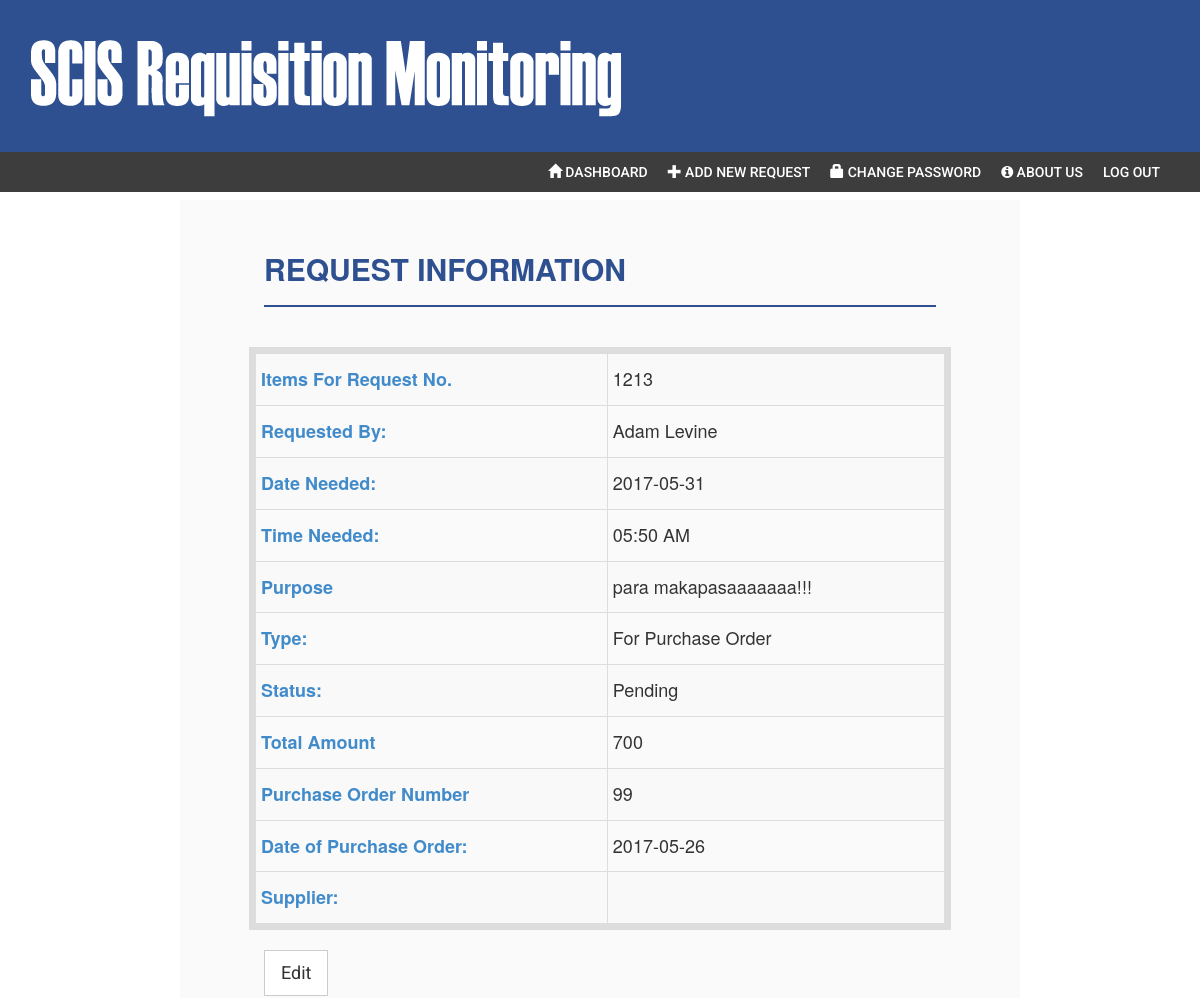
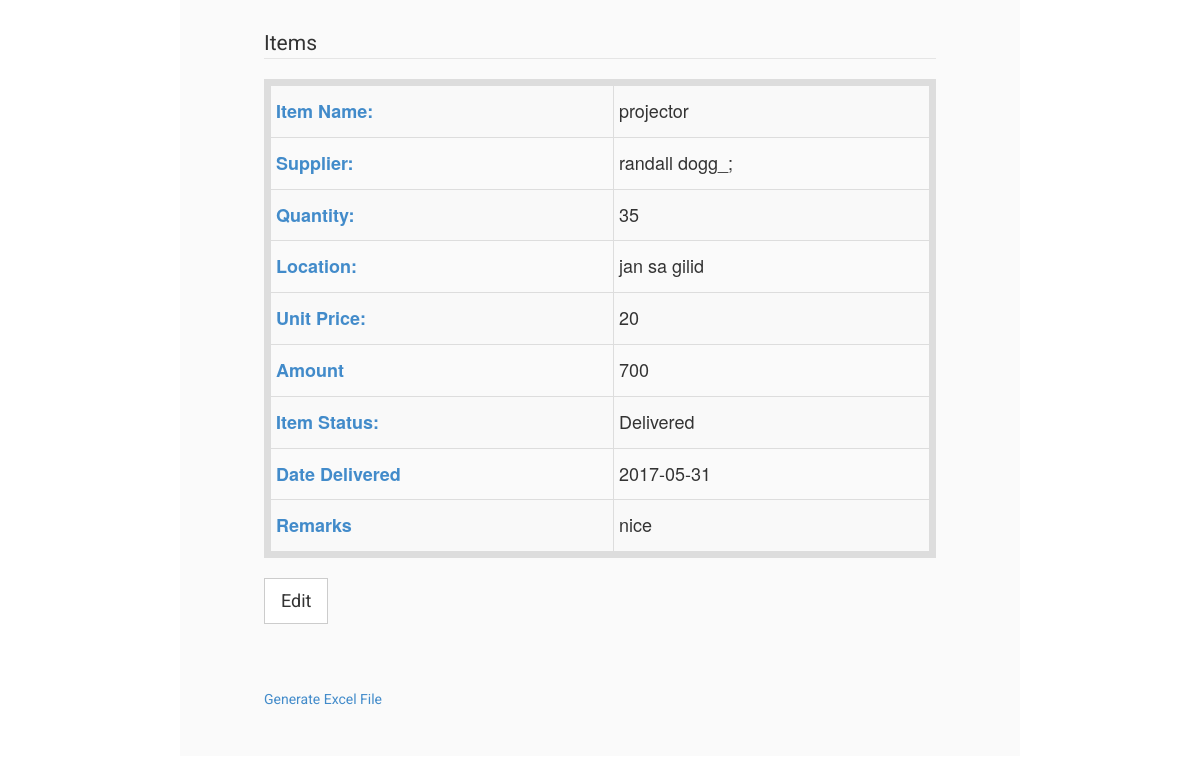
The page /dashboard/view_details.php?request_id=2 (signed in) on the database its author committed (2 pictures, top to bottom).
### tables this page shows
CREATE TABLE `request_slip` (
  `id` int(11) NOT NULL AUTO_INCREMENT,
  `rs_no` int(111) NOT NULL,
  `requested_by` varchar(255) NOT NULL COMMENT 'users.id',
  `date_needed` date DEFAULT NULL,
  `time_needed` varchar(10) DEFAULT '12:00 AM',
  `created_at` timestamp NOT NULL DEFAULT CURRENT_TIMESTAMP ON UPDATE CURRENT_TIMESTAMP,
  `updated_at` timestamp NULL DEFAULT NULL,
  `purpose` text NOT NULL COMMENT 'another word for reason',
  `status` varchar(255) NOT NULL COMMENT 'pending/cancelled/forPO/delivered/in-progrees/completed',
  `type` enum('ItemsNoPO','PO','Service') NOT NULL COMMENT 'The category',
  `ConcernedOffice` varchar(45) DEFAULT NULL,
  PRIMARY KEY (`id`)
);

CREATE TABLE `purchase_order` (
  `id` int(11) NOT NULL AUTO_INCREMENT,
  `po_no` varchar(11) DEFAULT NULL,
  `date_of_po` date DEFAULT NULL,
  `supplier` varchar(45) DEFAULT NULL,
  `totalamt` double DEFAULT NULL,
  `request_id` int(11) NOT NULL,
  PRIMARY KEY (`id`),
  KEY `request_id` (`request_id`),
  CONSTRAINT `fk_reqid_reqslip` FOREIGN KEY (`request_id`) REFERENCES `request_slip` (`id`) ON DELETE CASCADE ON UPDATE CASCADE
);

CREATE TABLE `itemspo` (
  `iditemspo` int(11) NOT NULL AUTO_INCREMENT,
  `quantity` int(11) DEFAULT NULL,
  `description` varchar(255) NOT NULL,
  `remarks` varchar(255) DEFAULT NULL,
  `Location` varchar(255) DEFAULT NULL,
  `unitprice` double DEFAULT '0',
  `amount` double DEFAULT '0',
  `poid` int(11) NOT NULL,
  `itemspostatus` enum('Pending','Canceled','Delivered') NOT NULL DEFAULT 'Pending',
  `date_complete` date DEFAULT NULL,
  `supplier_po` varchar(45) DEFAULT NULL,
  PRIMARY KEY (`iditemspo`),
  KEY `POIDFK_idx` (`poid`),
  KEY `iditemspo` (`iditemspo`,`quantity`,`description`,`remarks`,`Location`,`unitprice`,`amount`,`poid`,`itemspostatus`),
  KEY `iditemspo_2` (`iditemspo`,`quantity`,`description`,`remarks`,`Location`,`unitprice`,`amount`,`poid`,`itemspostatus`),
  CONSTRAINT `PoFKID` FOREIGN KEY (`poid`) REFERENCES `purchase_order` (`id`) ON DELETE NO ACTION ON UPDATE NO ACTION
);

### dashboard/view_details.php (the view, shortened to what this page needs)
<?php
include '../authorization.php';
$request_id= $_GET['request_id'];
$requestSlip = "SELECT * from request_slip where id='$request_id'";
$requestSlipQry = mysqli_query($conn,$requestSlip) or die(mysqli_error($conn));
$reqSlipArr = mysqli_fetch_array($requestSlipQry);
if($reqSlipArr['type'] == 'PO'){
  $po = "SELECT * from purchase_order where request_id ='$request_id'";
  $poQry = mysqli_query($conn, $po) or die(mysqli_error($conn));
  $poArr = mysqli_fetch_array($poQry);
  $items = "SELECT * from itemspo where poid = '$poArr[id]'";
}
$itemsQry = mysqli_query($conn, $items) or die(mysqli_error($conn));
?>
<!DOCTYPE html>
<html>
<head>
    <link href="../bootstrap/css/bootstrap.css" rel="stylesheet">
     <link rel="stylesheet" href="../assets/css/style.css">
        <link rel="stylesheet" href="../assets/css/font-awesome.css">
</head>
<body onload = 'prepareAmount()'>
  <?php
                include "../header.php";
    ?>
<div>
<section class="menu-section">
        <div class="container">
            <div class="row">
                <div class="col-md-12">
                    <div class="navbar-collapse collapse ">
                        <ul id="menu-top" class="nav navbar-nav navbar-right">
                            <li><a href="dashboard.php"><i class="glyphicon glyphicon-home"></i> Dashboard</a></li>
                            <li><a href="addrequest.php"><i class="glyphicon glyphicon-plus"></i> Add New Request</a></li>
                            <li><a data-toggle="modal" data-target="#changepass"><i class="glyphicon glyphicon-lock"></i> Change password</a></li>
                            <li><a href=""><i class="fa fa-info-circle"></i> About Us</a></li>
                            <li><a href="../logout.php">Log out</a></li>
                        </ul>
                    </div>
                </div>
            </div>
        </div>
    </section>
    </div>
    <div class="wrapper">
        <div class="content">
            <div class="details">
                <div class="requester">
<form method='POST'>
<div class="row">
                    <div class="col-md-12">
                        <h4 class="page-head-line">Request Information</h4> </div>
                </div>
        <div class="row">
            <table style='border-width: 7px'; class='table table-striped table-bordered table-hover table-condensed table-responsive'>
            <tr>
                <th><h4><strong>Items For Request No.</strong></h4></th>
                <td><h4><?php echo $reqSlipArr['rs_no'] ?></h4></td>
            </tr>
            <tr>
                <th><h4><strong>Requested By:</strong></h4></th>
                <td><h4><?php echo $reqSlipArr['requested_by'] ?></h4></td>
            </tr>
            <tr>
                <th><h4><strong>Date Needed:</strong></h4></th>
                <td><h4 id ='dateNeeded'><?php echo $reqSlipArr['date_needed'] ?></h4></td>
            </tr>
            <tr>
                <th><h4><strong>Time Needed:</strong></h4></th>
                <td><h4 id ='timeNeeded'><?php echo $reqSlipArr['time_needed'] ?></h4></td>
            </tr>
            <tr>
                <th><h4 ><strong>Purpose</strong></h4></th>
                <td><span id="purpose"><h4><?php echo $reqSlipArr['purpose'] ?></h4></span></td>
            </tr>
            <tr>
                <th><h4><strong>Type:</strong></h4></th>
                <td><h4><strong><?php
                      if($reqSlipArr['type'] == 'PO'){
                        echo "<h4>For Purchase Order</h4>";
                      }
                                  ?>
                                  </strong></h4></td>
            </tr>
            <tr>
                <th><h4><strong>Status:</strong></h4></th>
                <td><span id ='slipStatus'><h4><?php echo $reqSlipArr['status'] ?></h4></td>
            </tr>
            <tr>
                <th><h4><strong>Total Amount</strong></h4></th>
                <td><span><h4><p id ="totalAmt"></p></h4></span></td>
            </tr>
  <?php
  if($reqSlipArr['type'] == 'ItemsNoPO' || $reqSlipArr['type'] == 'Service'){
            echo "<tr>";
            echo "<th><h4><strong>Care Of:</strong></h4></th>";
            echo "<td><span id='careOF'><h4>" . $reqSlipArr['ConcernedOffice'] . "</h4><span></td>";
            echo "</tr>";
            echo "</table>";
            echo "</div>";
  }
  else{
        echo "<tr>";
        echo "<th><h4><strong>Purchase Order Number</strong></h4></th>";
        echo "<td><span id='poNum'><h4>" .$poArr['po_no']. "</h4><span></td>";
        echo "</tr>";
        echo "<tr>";
        echo "<th><h4><strong>Date of Purchase Order:</strong></h4></th>";
        echo "<td><span id='poDate'><h4>" .$poArr['date_of_po']. "</h4><span></td>";
        echo "</tr>";
        echo "<tr>";
        echo "<th><h4><strong>Supplier:</strong></h4></th>";
        echo "<td><span id='poSupp'><h4>" .$poArr['supplier']. "</h4><span></td>";
        echo "</tr>";
        echo "</table>";
        echo "</div>";
  }
  $inc = 0;
  ?>
            </form>
                    <button onclick='editInfo()' class="btn btn-lg btn-lg btn-default" name = 'editInfo'>Edit</button>
                    <br><br>
  <?php
  if($reqSlipArr['type'] != 'Service'){
    echo "<fieldset>
                       <legend>Items</legend>
                   </fieldset>";
  }
  else{
    echo "<h2><fieldset>
                       <legend>Services</legend>
                   </fieldset> </h2>";
  }
  ?>
<?php
if($reqSlipArr['type'] == 'PO'){
  while($itemsArr = mysqli_fetch_array($itemsQry)){
    echo "<div>";
    echo "<form method='POST'>";
    echo "<div>";
    echo "<table style='border-width: 7px'; class='table table-striped table-bordered table-hover table-condensed table-responsive'>";
    echo "<tr>";
    echo "<th><h4><strong>Item Name:  </strong></h4></th>";
    echo "<td><span id ='desc".$inc."'><h4>".$itemsArr['description']."</h4></span></td>";
    echo "</tr>";
    echo "<tr>";
    echo "<th><h4><strong>Supplier:  </strong></h4></th>";
    echo "<td><span id ='supplierForPO".$inc."'><h4>".$itemsArr['supplier_po']."</h4></span></td>";
    echo "</tr>";
    echo "<tr>";
    echo "<th><h4><strong>Quantity:  </strong></h4></th>";
    echo "<td><span id ='quantity".$inc."'><h4>".$itemsArr['quantity']."</h4></span></td>";
    echo "</tr>";
    echo "<tr>";
    echo "<th><h4><strong>Location:  </strong></h4></th>";
    echo "<td><span id ='loc".$inc."'><h4>".$itemsArr['Location']."</h4></span></td>";
    echo "</tr>";
    echo "<tr>";
    echo "<th><h4><strong>Unit Price:  </strong></h4></th>";
    echo "<td><span id ='uPrice".$inc."'><h4>".$itemsArr['unitprice']."</h4></span></td>";
    echo "</tr>";
    echo "<tr>";
    echo "<th><h4><strong>Amount  </strong></h4></th>";
    echo "<td><h4><span class ='amount'></span></h4></td>";
    echo "</tr>";
    echo "<tr>";
    echo "<th><h4><strong>Item Status:  </strong></h4></th>";
    echo "<td><span id ='iStat".$inc."'><h4>".$itemsArr['itemspostatus']."</h4></span></td>";
    echo "</tr>";
    echo "<tr>";
    echo "<th><h4><strong>Date Delivered  </strong></h4></th>";
    echo "<td><h4><span id='date_deli".$inc."'>".$itemsArr['date_complete']."</span></h4></td>";
    echo "</tr>";
    echo "<tr>";
    echo "<th><h4><strong>Remarks </strong></h4></th>";
    echo "<td><h4><span id ='remark".$inc."'>".$itemsArr['remarks']."</span></h4></td>";
    echo "</tr>";
    echo "</table>";
    echo "</div>";
    echo "</form>";
    echo    "<button class='btn btn-lg btn-default' onclick='editInput(".$inc.")'id = 'edit".$inc."'>Edit</button>";
    echo "</div>";
    echo "<br><br>";
    $inc++;
  }
}
?>
<?php
echo "<a href='download_xls.php?request_id=" . $request_id . "'>Generate Excel File </a>";
?>
</div>
            </div>
        </div>
    </div>
</body>
</html>

### assets/css/style.css (style rules this page uses)
body { font-family: 'Roboto', sans-serif; line-height: 30px; }
.page-head-line { font-weight: 900; padding-bottom: 20px; border-bottom: 2px solid #2E5090; text-transform: uppercase; color: #2E5090; font-size: 30px; margin-bottom: 40px; }
.btn { border-radius: 0px; -webkit-border-radius: 0px; -moz-border-radius: 0px; }
.menu-section { background-color: #3D3D3D; }
#menu-top a { color: #FFF; text-decoration: none; font-weight: 500; padding: 10px 10px 10px 10px; text-transform: uppercase; }
th { color: #428bca; }
.wrapper { position: relative; margin: 0 auto; width: 70%; border: 10px black; background-color: #FAFAFA; }
.requester { position: relative; padding: 5%; width: 90%; margin: 1% auto; }

### rows shown on the page
request_slip: rs_no "1213", requested_by "Adam Levine", date_needed "2017-05-31", time_needed "05:50 AM", purpose "para makapasaaaaaaa!!!", status "Pending"
purchase_order: po_no "99", date_of_po "2017-05-26"
itemspo: description "projector", supplier_po "randall dogg_;", quantity "35", Location "jan sa gilid", unitprice "20", itemspostatus "Delivered", date_complete "2017-05-31", remarks "nice"
